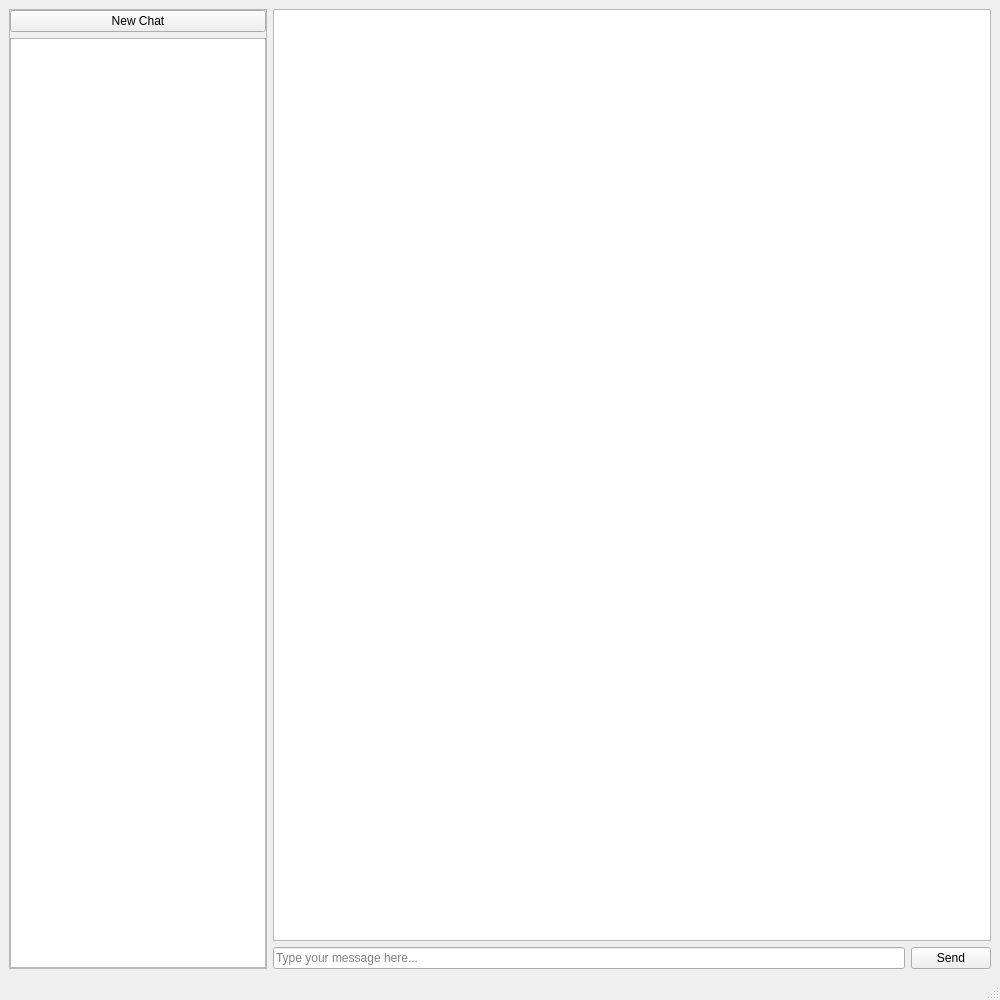
<?xml version="1.0" encoding="UTF-8"?>
<ui version="4.0">
 <class>MainWindow</class>
 <widget class="QMainWindow" name="MainWindow">
  <property name="geometry">
   <rect>
    <x>0</x>
    <y>0</y>
    <width>1000</width>
    <height>1000</height>
   </rect>
  </property>
  <property name="windowTitle">
   <string>GPT Assistant</string>
  </property>
  <widget class="QWidget" name="centralwidget">
   <layout class="QGridLayout" name="gridLayout">
    <item row="2" column="2">
     <layout class="QHBoxLayout" name="messageLayout">
      <item>
       <widget class="QLineEdit" name="messageTextBox">
        <property name="placeholderText">
         <string>Type your message here...</string>
        </property>
       </widget>
      </item>
      <item>
       <widget class="QPushButton" name="sendButton">
        <property name="text">
         <string>Send</string>
        </property>
       </widget>
      </item>
     </layout>
    </item>
    <item row="1" column="2">
     <widget class="QTextEdit" name="chatArea">
      <property name="readOnly">
       <bool>true</bool>
      </property>
     </widget>
    </item>
    <item row="1" column="0" rowspan="2">
     <widget class="QFrame" name="frame">
      <property name="frameShape">
       <enum>QFrame::StyledPanel</enum>
      </property>
      <property name="frameShadow">
       <enum>QFrame::Raised</enum>
      </property>
      <layout class="QVBoxLayout" name="verticalLayout_3">
       <property name="leftMargin">
        <number>0</number>
       </property>
       <property name="topMargin">
        <number>0</number>
       </property>
       <property name="rightMargin">
        <number>0</number>
       </property>
       <property name="bottomMargin">
        <number>0</number>
       </property>
       <item>
        <widget class="QPushButton" name="newChatButton">
         <property name="text">
          <string>New Chat</string>
         </property>
        </widget>
       </item>
       <item>
        <widget class="QListWidget" name="sidebar">
         <property name="sizePolicy">
          <sizepolicy hsizetype="Preferred" vsizetype="Expanding">
           <horstretch>0</horstretch>
           <verstretch>0</verstretch>
          </sizepolicy>
         </property>
        </widget>
       </item>
      </layout>
     </widget>
    </item>
   </layout>
  </widget>
  <widget class="QStatusBar" name="statusbar"/>
 </widget>
 <resources/>
 <connections>
  <connection>
   <sender>newChatButton</sender>
   <signal>clicked()</signal>
   <receiver>MainWindow</receiver>
   <slot>createNewChat()</slot>
   <hints>
    <hint type="sourcelabel">
     <x>174</x>
     <y>32</y>
    </hint>
    <hint type="destinationlabel">
     <x>279</x>
     <y>-18</y>
    </hint>
   </hints>
  </connection>
  <connection>
   <sender>sendButton</sender>
   <signal>clicked()</signal>
   <receiver>MainWindow</receiver>
   <slot>sendMessage()</slot>
   <hints>
    <hint type="sourcelabel">
     <x>949</x>
     <y>958</y>
    </hint>
    <hint type="destinationlabel">
     <x>774</x>
     <y>-19</y>
    </hint>
   </hints>
  </connection>
  <connection>
   <sender>messageTextBox</sender>
   <signal>returnPressed()</signal>
   <receiver>MainWindow</receiver>
   <slot>sendMessage()</slot>
   <hints>
    <hint type="sourcelabel">
     <x>591</x>
     <y>956</y>
    </hint>
    <hint type="destinationlabel">
     <x>499</x>
     <y>499</y>
    </hint>
   </hints>
  </connection>
 </connections>
 <slots>
  <slot>createNewChat()</slot>
  <slot>sendMessage()</slot>
 </slots>
</ui>
